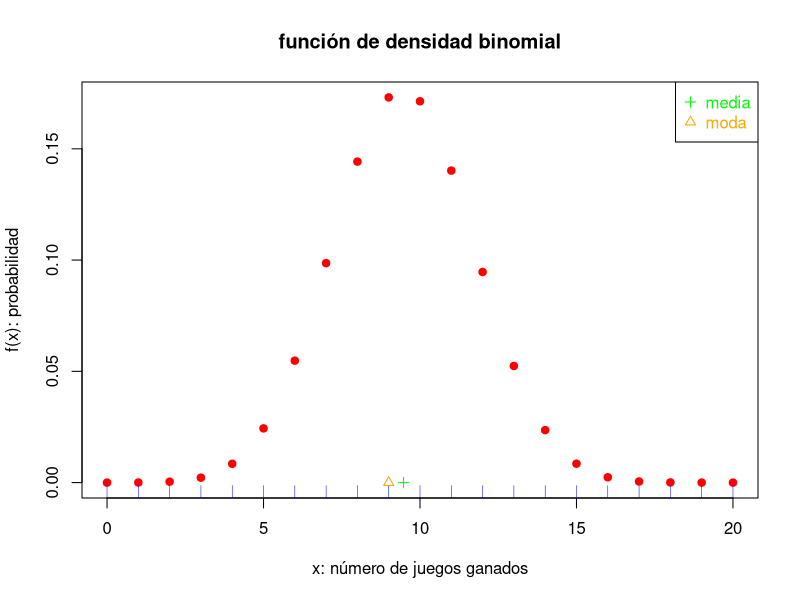
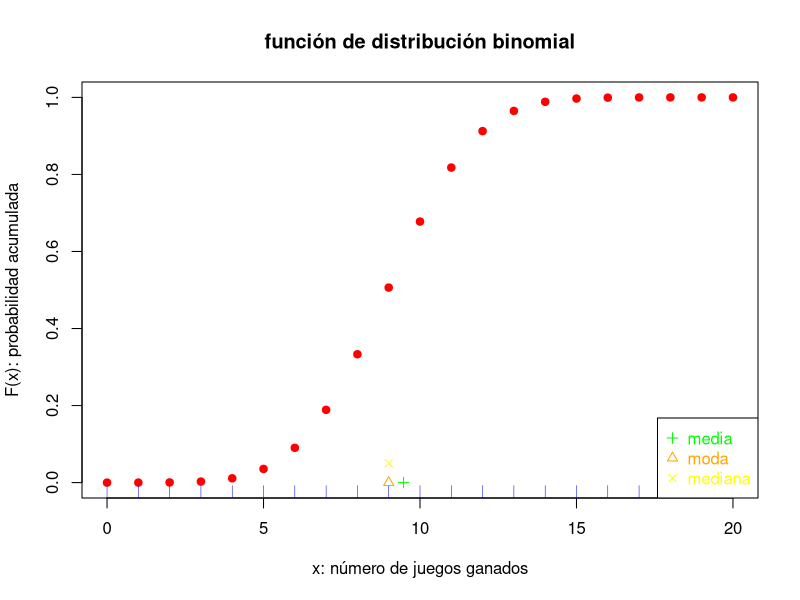

Here is the R script that generated these plots, in order:
# Práctica: distribuciones de 
#           probabilidad discretas
# rm(list=ls())
# 
# Contenido:
#:01 Distribución binomial 

#:01 Distribución binomial ----------
# X: número de éxitos en n ensayos 
#    de Bernoulli
# X = 0,1,...,n
# n >= 1, es el total de ensayos    
# p = P(E), de cada ensayo, 0 <= p <= 1.

# a) Ejemplo: apostar un peso a los 
#    números rojos en el juego de la
#    ruleta, n = 10 y p = 18/38 = 0.4737.

# Valores de los parámetros
n<- 20 # 10 # 
p<- 18/38
x<- 0:n    # conjunto de valores posibles
f.x<- choose(n=n,k=x)*p^x*(1-p)^(n-x)
F.x<- cumsum(f.x)
fx<- dbinom(x=x,size=n,prob=p)
Fx<- pbinom(q=x,size=n,prob=p)
mat<- cbind(x,f.x,fx,F.x,Fx)
mat<- round(mat,4)
mat

moda<- which.max(fx)
moda
moda<- x[moda]
moda

media<- n*p
media
media.formula.universal<- sum(x*fx)
media.formula.universal

aux<- which(Fx>=0.5)
mediana<- x[aux[1]]
mediana

varianza<- n*p*(1-p)
varianza.formula.universal<- x
  sum((x-media)^2*fx)
varianza.formula.universal
desviacion.estandar<- sqrt(varianza)


x11()
main<- "función de densidad binomial"
xlab<- "x: número de juegos ganados"
ylab<- "f(x): probabilidad"
plot(x,fx,xlab=xlab,ylab=ylab,main=main,
     type="p",pch=19,col="red")
rug(x,col="blue")
points(c(media,moda),c(0,0),pch=c(3,2),
       col=c("green","orange"))
leyenda<- c("media","moda")
legend(x="topright",legend=leyenda,
       pch=c(3,2),col=c("green","orange"),
       text.col=c("green","orange"))

x11()
main<- "función de distribución binomial"
xlab<- "x: número de juegos ganados"
ylab<- "F(x): probabilidad acumulada"
plot(x,Fx,xlab=xlab,ylab=ylab,main=main,
     type="p",pch=19,col="red")
rug(x,col="blue")
points(c(media,moda,mediana),
       c(0,0,0.05),pch=c(3,2,4),
       col=c("green","orange","yellow"))
leyenda<- c("media","moda","mediana")
legend(x="bottomright",legend=leyenda,
       pch=c(3,2,4),
       col=c("green","orange","yellow"),
       text.col=c("green","orange","yellow"))




# ibarra, torres, ortiz, caldera, 2022-10-10


#:02 Distribución de Poisson -----
#    X~Po(mi)
#    f(x) = P(X=x) = exp(-mi)mi^x/x!
#    para x = 0,1,2,...

# Ejercicio 3.105 del libro de Montgomery
# a)
mi<- 0.5  
x<- 0
f.x<- exp(-mi)*mi^x/factorial(x)
fx<- dpois(x=x,lambda=mi)
c(x,fx,f.x)

# b)
mi<- 5  
x<- 0
f.x<- exp(-mi)*mi^x/factorial(x)
fx<- dpois(x=x,lambda=mi)
c(x,fx,f.x)

# c)
#Z = numero de autos con defectos
#Z <- bin(n=10, p=0.3935)
n <- 10
p <- 0.3935
z <- 1
Fz <- pbinom(q = z, size = 10, prob = p)
Fz
















